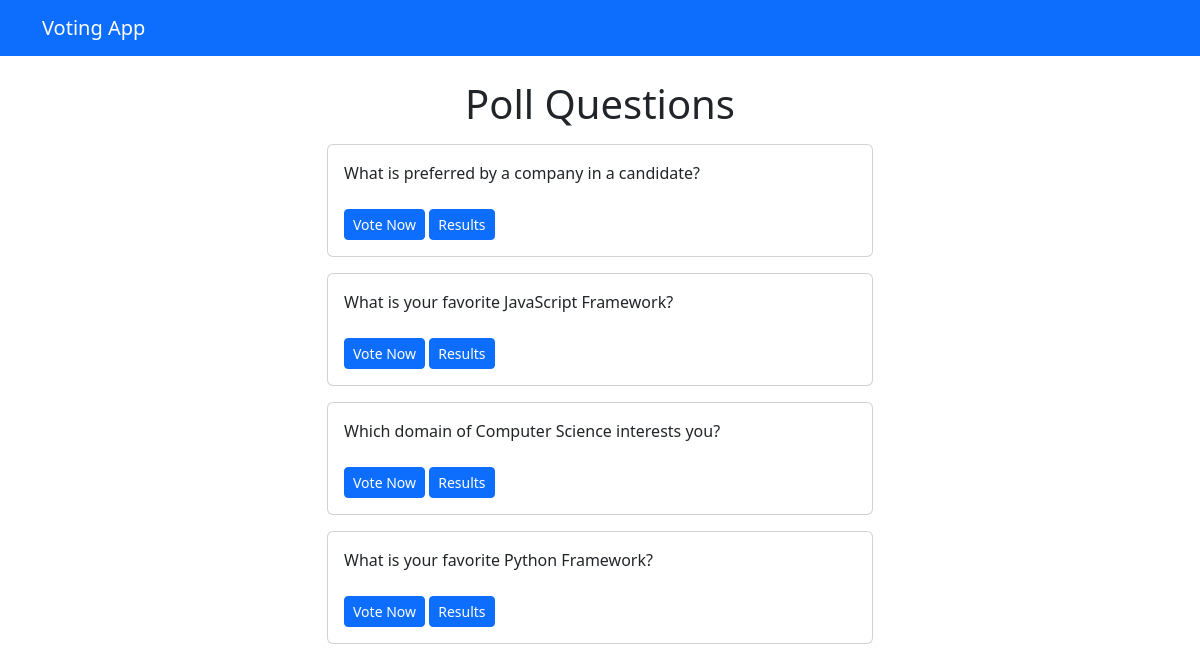
Screenshot of /polls/ with the database file from the repository.
### polls/models.py (models this page shows, shortened)
class Question(models.Model):
    question_text = models.CharField(max_length=200)
    publish_date = models.DateTimeField('date published')

### polls/views.py (the view)
# urls.py: path('', views.index, name='index'),
def index(request):
    latest_question_list = Question.objects.order_by('-publish_date')[:5]
    context = {'latest_question_list' : latest_question_list}
    return render(request, 'polls/index.html', context)

### templates/polls/index.html
{% extends "polls/base.html" %}
{% block content %}
    <h1 class="text-center mb-3">Poll Questions</h1>
    {% if latest_question_list %}
        {% for question in latest_question_list %}
            <div class="card mb-3">
                <div class="card-body">
                    <div class="p-lead">{{question.question_text}}</div>
                    <br>
                    <a href="{%url 'polls:detail' question.id%}" class="btn btn-primary btn-sm">Vote Now</a>
                    <a href="{%url 'polls:results' question.id%}" class="btn btn-primary btn-sm">Results</a>
                </div>
            </div>
        {% endfor %}
    {% else %}
        <p> No polls available </p>
    {% endif %}
{% endblock content %}

### rows the page displays
Question: question_text "What is preferred by a company in a candidate?"
Question: question_text "What is your favorite JavaScript Framework?"
Question: question_text "Which domain of Computer Science interests you?"
Question: question_text "What is your favorite Python Framework?"
